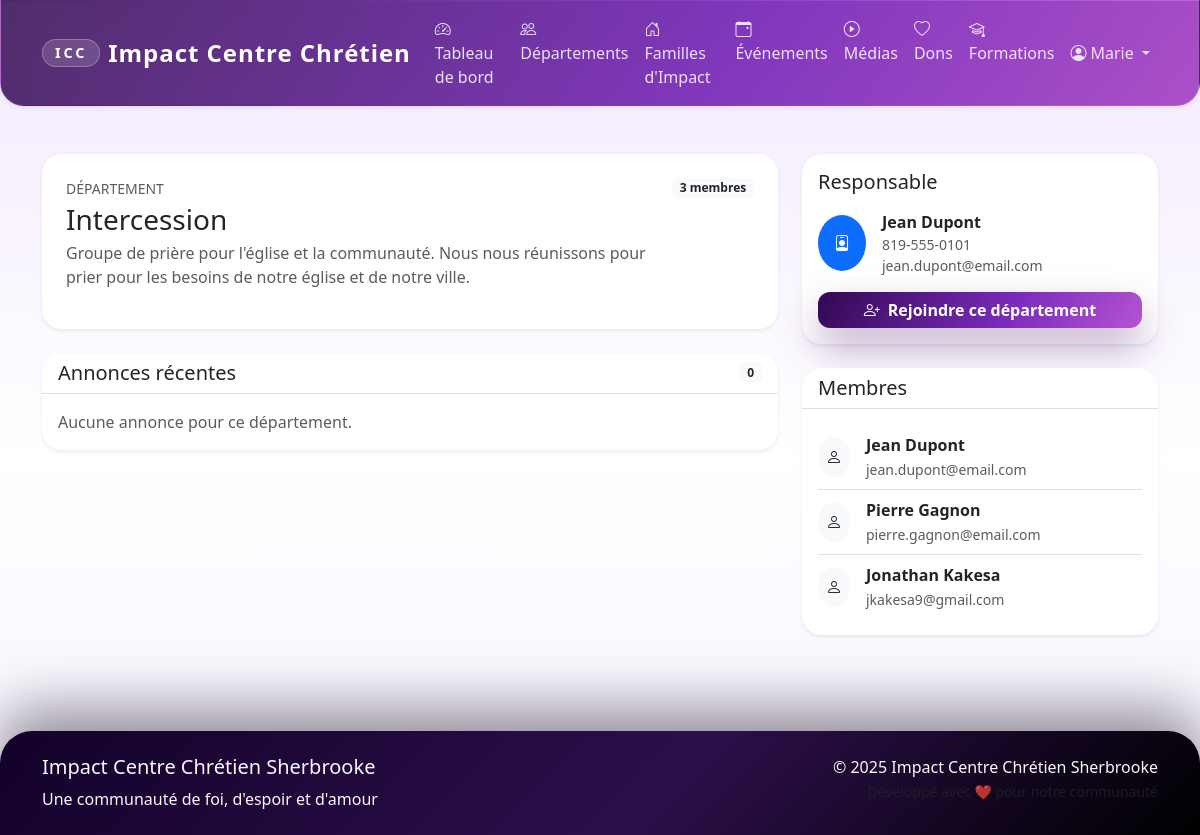
Page /departments/2 (signed in) on the committed database.
### app/models/user.py (models this page shows, shortened)
class User(UserMixin, db.Model):
    __tablename__ = 'users'
    id = db.Column(db.Integer, primary_key=True)
    email = db.Column(db.String(120), unique=True, nullable=False, index=True)
    password_hash = db.Column(db.String(255), nullable=False)
    first_name = db.Column(db.String(50), nullable=False)
    last_name = db.Column(db.String(50), nullable=False)
    phone = db.Column(db.String(20))
    address = db.Column(db.Text)
    birth_date = db.Column(db.Date)
    gender = db.Column(db.String(10))  # 'M', 'F', 'Autre'
    marital_status = db.Column(db.String(20))  # 'Célibataire', 'Marié(e)', 'Divorcé(e)', 'Veuf/Veuve'
    membership_status = db.Column(db.String(20), default='Nouveau')  # 'Nouveau', 'En formation', 'Baptisé', 'Membre officiel'
    church_role = db.Column(db.String(100))  # 'Choriste', 'Intercesseur', etc.
    role = db.Column(db.String(20), default='Membre')  # 'Admin', 'Responsable Département', 'Responsable Famille', 'Membre'
    is_active = db.Column(db.Boolean, default=True)
    created_at = db.Column(db.DateTime, default=datetime.utcnow)
    updated_at = db.Column(db.DateTime, default=datetime.utcnow, onupdate=datetime.utcnow)
    department_memberships = db.relationship('DepartmentMember', back_populates='user', cascade='all, delete-orphan')
    family_memberships = db.relationship('FamilyMember', back_populates='user', cascade='all, delete-orphan')
    event_participations = db.relationship('EventParticipant', back_populates='user', cascade='all, delete-orphan')
    donations = db.relationship('Donation', back_populates='user', cascade='all, delete-orphan')
    @property
    def full_name(self):
        return f"{self.first_name} {self.last_name}"
    def is_admin(self):
        return self.role == 'Admin'

### app/models/department.py (models this page shows, shortened)
class Department(db.Model):
    __tablename__ = 'departments'
    id = db.Column(db.Integer, primary_key=True)
    name = db.Column(db.String(100), nullable=False)
    description = db.Column(db.Text)
    responsible_id = db.Column(db.Integer, db.ForeignKey('users.id'))
    is_active = db.Column(db.Boolean, default=True)
    created_at = db.Column(db.DateTime, default=datetime.utcnow)
    responsible = db.relationship('User', backref='managed_departments')
    members = db.relationship('DepartmentMember', back_populates='department', cascade='all, delete-orphan')
    announcements = db.relationship('Announcement', back_populates='department', cascade='all, delete-orphan')

### app/routes/departments.py (the view)
@departments_bp.route('/<int:department_id>')
@login_required
def detail(department_id):
    department = Department.query.get_or_404(department_id)
    is_member = any(dm.department_id == department_id and dm.is_active
                   for dm in current_user.department_memberships)
    is_responsible = department.responsible_id == current_user.id
    members = db.session.query(User).join(DepartmentMember).filter(
        DepartmentMember.department_id == department_id,
        DepartmentMember.is_active == True
    ).all()
    announcements = [ann for ann in department.announcements if ann.is_active]
    announcements.sort(key=lambda ann: (getattr(ann, 'is_pinned', False), ann.created_at), reverse=True)
    announcements = announcements[:5]
    return render_template('departments/detail.html',
                         department=department,
                         members=members,
                         announcements=announcements,
                         is_member=is_member,
                         is_responsible=is_responsible)

### app/templates/departments/detail.html (shortened to what this page needs)
{% extends "base.html" %}
{% block content %}
<div class="container py-4">
    <div class="row g-4">
        <div class="col-lg-8">
            <div class="card border-0 shadow-sm mb-4">
                <div class="card-body p-4">
                    <div class="d-flex justify-content-between align-items-start mb-3">
                        <div>
                            <p class="text-uppercase text-muted small mb-1">Département</p>
                            <h1 class="h3 mb-1">{{ department.name }}</h1>
                            <p class="text-muted mb-0">{{ department.description or "Aucune description fournie." }}</p>
                        </div>
                        <span class="badge bg-light text-dark">
                            {{ members|length }} membre{{ '' if members|length == 1 else 's' }}
                        </span>
                    </div>
                </div>
            </div>
            <div class="card border-0 shadow-sm">
                <div class="card-header bg-transparent d-flex justify-content-between align-items-center">
                    <h2 class="h5 mb-0">Annonces récentes</h2>
                    <span class="badge bg-light text-dark">{{ announcements|length }}</span>
                </div>
                <div class="card-body">
                    {% if announcements %}
                        <div class="list-group list-group-flush">
                            {% for announcement in announcements %}
                            <div class="list-group-item px-0">
                                <div class="d-flex justify-content-between align-items-center mb-1">
                                    <div>
                                        <span class="badge bg-light text-dark me-2">{{ announcement.priority }}</span>
                                        <strong>{{ announcement.title }}</strong>
                                    </div>
                                    <small class="text-muted">{{ announcement.created_at.strftime('%d/%m/%Y') }}</small>
                                </div>
                                <p class="mb-0 text-muted">{{ announcement.content }}</p>
                            </div>
                            {% endfor %}
                        </div>
                    {% else %}
                        <p class="text-muted mb-0">Aucune annonce pour ce département.</p>
                    {% endif %}
                </div>
            </div>
        </div>
        <div class="col-lg-4">
            <div class="card border-0 shadow-sm mb-4">
                <div class="card-body">
                    <h5 class="mb-3">Responsable</h5>
                    {% if department.responsible %}
                    <div class="d-flex align-items-center mb-3">
                        <div class="bg-primary text-white rounded-circle p-3 me-3">
                            <i class="bi bi-person-badge"></i>
                        </div>
                        <div>
                            <p class="mb-0 fw-semibold">{{ department.responsible.full_name }}</p>
                            {% if department.responsible.phone %}
                            <small class="d-block text-muted">{{ department.responsible.phone }}</small>
                            {% endif %}
                            {% if department.responsible.email %}
                            <small class="d-block text-muted">{{ department.responsible.email }}</small>
                            {% endif %}
                        </div>
                    </div>
                    {% else %}
                    <p class="text-muted">Aucun responsable assigné.</p>
                    {% endif %}
                    {% if is_member %}
                        <div class="alert alert-success">
                            <i class="bi bi-check-circle me-2"></i>Vous faites partie de ce département.
                        </div>
                        <form method="POST" action="{{ url_for('departments.leave', department_id=department.id) }}" onsubmit="return confirm('Quitter ce département ?');">
                            <button class="btn btn-outline-danger w-100" type="submit">
                                <i class="bi bi-box-arrow-left me-2"></i>Quitter le département
                            </button>
                        </form>
                    {% else %}
                        <form method="POST" action="{{ url_for('departments.join', department_id=department.id) }}">
                            <button class="btn btn-brand-gradient w-100" type="submit">
                                <i class="bi bi-person-plus me-2"></i>Rejoindre ce département
                            </button>
                        </form>
                    {% endif %}
                </div>
            </div>
            <div class="card border-0 shadow-sm">
                <div class="card-header bg-transparent">
                    <h5 class="mb-0">Membres</h5>
                </div>
                <div class="card-body">
                    {% if members %}
                    <ul class="list-group list-group-flush">
                        {% for member in members %}
                        <li class="list-group-item px-0 d-flex align-items-center">
                            <div class="bg-light rounded-circle p-2 me-3">
                                <i class="bi bi-person"></i>
                            </div>
                            <div>
                                <p class="mb-0 fw-semibold">{{ member.full_name }}</p>
                                <small class="text-muted">{{ member.email }}</small>
                            </div>
                        </li>
                        {% endfor %}
                    </ul>
                    {% else %}
                    <p class="text-muted mb-0">Aucun membre inscrit.</p>
                    {% endif %}
                </div>
            </div>
        </div>
    </div>
</div>
{% endblock %}

### app/templates/base.html (shortened to what this page needs)
<!DOCTYPE html>
<html lang="fr">
<head>
    <link href="https://cdn.jsdelivr.net/npm/bootstrap@5.3.2/dist/css/bootstrap.min.css" rel="stylesheet">
    <link href="https://cdn.jsdelivr.net/npm/bootstrap-icons@1.11.1/font/bootstrap-icons.css" rel="stylesheet">
    <link href="{{ url_for('static', filename='css/style.css') }}" rel="stylesheet">
</head>
<body>
    <nav class="navbar navbar-expand-lg navbar-dark icc-navbar shadow-sm">
        <div class="container">
            <a class="navbar-brand fw-bold d-flex align-items-center" href="{{ url_for('main.index') }}">
                <span class="brand-mark me-2">ICC</span>
                Impact Centre Chrétien
            </a>
            <div class="collapse navbar-collapse" id="navbarNav">
                <ul class="navbar-nav me-auto">
                    {% if current_user.is_authenticated %}
                        <li class="nav-item">
                            <a class="nav-link" href="{{ url_for('main.dashboard') }}">
                                <i class="bi bi-speedometer2 me-1"></i>Tableau de bord
                            </a>
                        </li>
                        <li class="nav-item">
                            <a class="nav-link" href="{{ url_for('departments.list') }}">
                                <i class="bi bi-people me-1"></i>Départements
                            </a>
                        </li>
                        <li class="nav-item">
                            <a class="nav-link" href="{{ url_for('families.list') }}">
                                <i class="bi bi-house-door me-1"></i>Familles d'Impact
                            </a>
                        </li>
                        <li class="nav-item">
                            <a class="nav-link" href="{{ url_for('events.list') }}">
                                <i class="bi bi-calendar-event me-1"></i>Événements
                            </a>
                        </li>
                        <li class="nav-item">
                            <a class="nav-link" href="{{ url_for('media.list') }}">
                                <i class="bi bi-play-circle me-1"></i>Médias
                            </a>
                        </li>
                        <li class="nav-item">
                            <a class="nav-link" href="{{ url_for('donations.donate') }}">
                                <i class="bi bi-heart me-1"></i>Dons
                            </a>
                        </li>
                        <li class="nav-item">
                            <a class="nav-link" href="{{ url_for('main.formations') }}">
                                <i class="bi bi-mortarboard me-1"></i>Formations
                            </a>
                        </li>
                    {% endif %}
                </ul>
                <ul class="navbar-nav">
                    {% if current_user.is_authenticated %}
                        <li class="nav-item dropdown">
                            <a class="nav-link dropdown-toggle" href="#" role="button" data-bs-toggle="dropdown">
                                <i class="bi bi-person-circle me-1"></i>{{ current_user.first_name }}
                            </a>
                        </li>
                    {% endif %}
                </ul>
            </div>
        </div>
    </nav>
    <main class="container-fluid py-4">
        {% block content %}{% endblock %}
    </main>
    <footer class="icc-footer text-light py-4 mt-5">
        <div class="container">
            <div class="row">
                <div class="col-md-6">
                    <h5>Impact Centre Chrétien Sherbrooke</h5>
                    <p class="mb-0">Une communauté de foi, d'espoir et d'amour</p>
                </div>
                <div class="col-md-6 text-md-end">
                    <p class="mb-0">&copy; {{ current_year() }} Impact Centre Chrétien Sherbrooke</p>
                    <small class="text-muted">Développé avec ❤️ pour notre communauté</small>
                </div>
            </div>
        </div>
    </footer>
</body>
</html>

### app/static/css/style.css (style rules this page uses)
:root { --primary-color: #4b0f6a; --secondary-color: #7c2cbd; --success-color: #00c2c7; --warning-color: #ffc857; --danger-color: #ff5f7e; --info-color: #8ad8ff; --light-color: #f7efff; --dark-color: #140021; --brand-gradient: linear-gradient(120deg, #320852, #7c2cbd 60%, #b454d2); --brand-gold: #ffc857; --brand-teal: #00c2c7; --brand-berry: #ff5f7e; --brand-midnight: #080010; --brand-soft: #f3e9ff; --glass-border: rgba(255, 255, 255, 0.35); --surface-shadow: 0 25px 60px rgba(26, 9, 45, 0.15); --bs-primary: var(--primary-color); --bs-secondary: var(--secondary-color); --bs-success: var(--success-color); --bs-info: var(--info-color); --bs-warning: var(--warning-color); --bs-danger: var(--danger-color); --bs-light: var(--light-color); --bs-dark: var(--dark-color); }
body { font-family: 'Segoe UI', Tahoma, Geneva, Verdana, sans-serif; background: linear-gradient(180deg, var(--brand-soft) 0%, #ffffff 55%, #f7f2ff 100%); color: var(--dark-color); min-height: 100vh; }
.icc-navbar { background: radial-gradient(circle at top left, rgba(255, 255, 255, 0.15), rgba(9, 2, 25, 0.05)) no-repeat, var(--brand-gradient); border: 1px solid rgba(255, 255, 255, 0.1); border-radius: 0 0 1.5rem 1.5rem; backdrop-filter: blur(6px); }
.icc-navbar .nav-link { font-weight: 500; color: rgba(255, 255, 255, 0.85); transition: color 0.2s ease; }
.navbar-brand { font-size: 1.5rem; letter-spacing: 0.04em; }
.brand-mark { display: inline-flex; align-items: center; justify-content: center; padding: 0.15rem 0.75rem; border-radius: 999px; background: rgba(255, 255, 255, 0.15); border: 1px solid rgba(255, 255, 255, 0.25); font-size: 0.9rem; letter-spacing: 0.2em; }
.btn { border-radius: 0.75rem; font-weight: 600; }
.btn-brand-gradient { background: var(--brand-gradient); border: none; color: #fff; box-shadow: 0 20px 40px rgba(75, 15, 106, 0.35); }
.card { border: 1px solid rgba(20, 0, 33, 0.06); border-radius: 1.25rem; box-shadow: 0 20px 50px rgba(15, 6, 26, 0.08); transition: transform 0.2s ease, box-shadow 0.2s ease; background-color: #fff; }
.card-header { background-color: var(--light-color); border-bottom: 1px solid rgba(0, 0, 0, 0.125); font-weight: 600; }
.icc-footer { background: linear-gradient(135deg, #120129, #2c0f4b 55%, #000); border-radius: 2rem 2rem 0 0; box-shadow: 0 -20px 60px rgba(8, 0, 16, 0.45); }

### rows in the picture
User: first_name "Marie"
Department: name "Intercession", description "Groupe de prière pour l'église et la communauté. Nous nous réunissons pour prier pour les besoins de notre église et de notre ville."
User: responsible.full_name "Jean Dupont", responsible.phone "819-555-0101", responsible.email "jean.dupont@email.com", full_name "Jean Dupont", email "jean.dupont@email.com"
User: full_name "Pierre Gagnon", email "pierre.gagnon@email.com"
User: full_name "Jonathan Kakesa", email "jkakesa9@gmail.com"

### other values in the picture
{{ members|length }} "3"
{{ '' if members|length == 1 else 's' }} "s"
{{ announcements|length }} "0"
{{ current_year() }} "2025"
